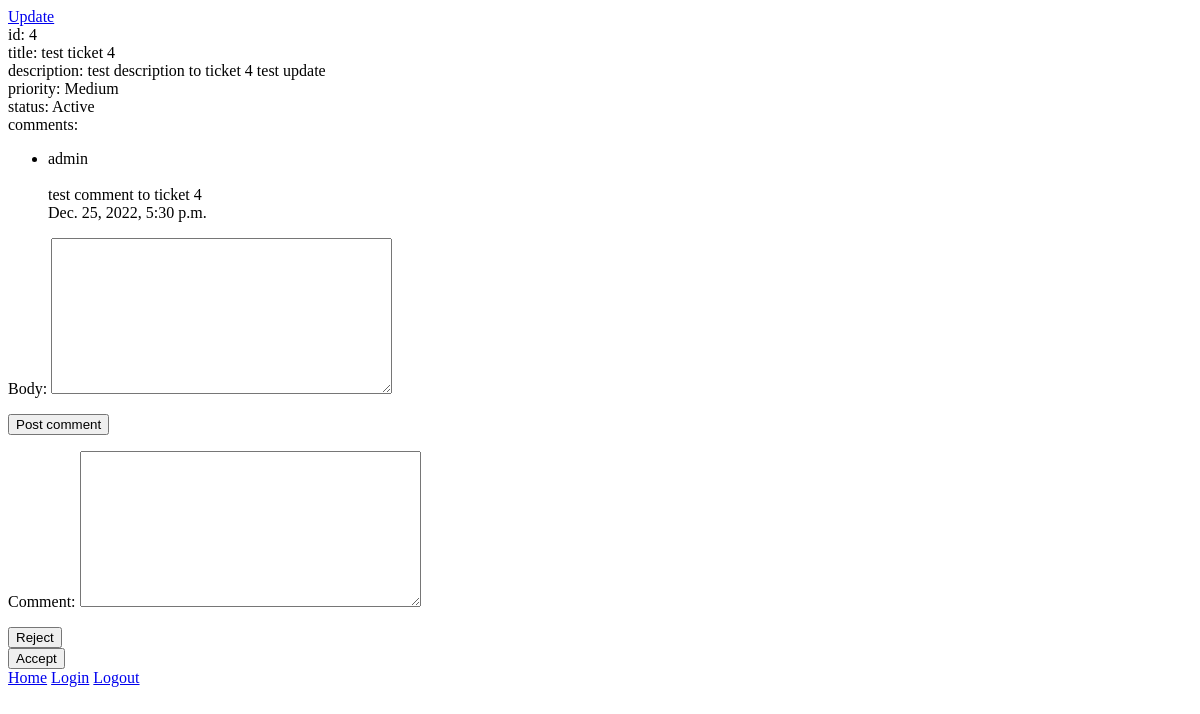
/ticket/4/ (signed in), run on an earlier commit of the app's database.
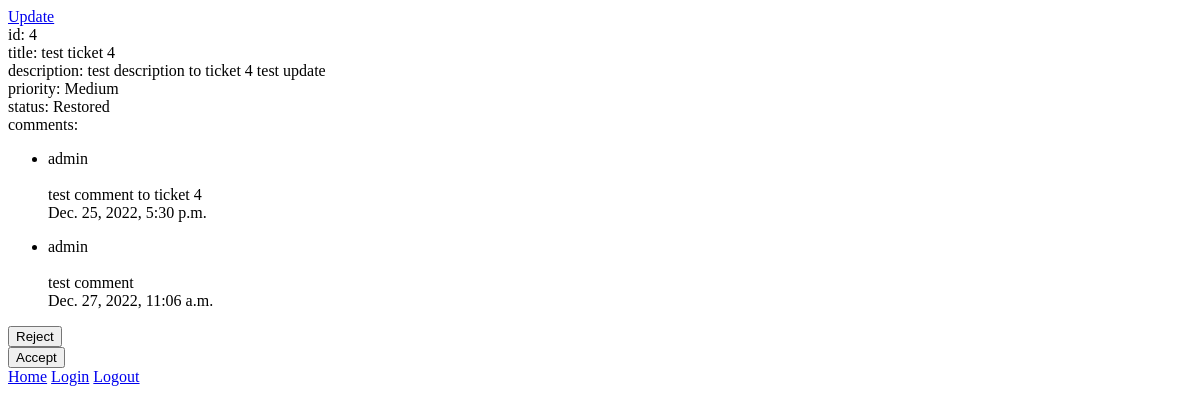
And on a later commit of the database.
### helpdesk/models.py (models this page shows, shortened)
class Ticket(models.Model):
    HIGH_PRIORITY = 1
    MEDIUM_PRIORITY = 2
    LOW_PRIORITY = 3
    PRIORITY_CHOICES = [
        (HIGH_PRIORITY, 'High'),
        (MEDIUM_PRIORITY, 'Medium'),
        (LOW_PRIORITY, 'Low'),
    ]
    ACTIVE_STATUS = 1
    PROCESSED_STATUS = 2
    REJECTED_STATUS = 3
    RESTORED_STATUS = 4
    COMPLETED_STATUS = 5
    STATUS_CHOICES = [
        (ACTIVE_STATUS, 'Active'),
        (PROCESSED_STATUS, 'Processed'),
        (REJECTED_STATUS, 'Rejected'),
        (RESTORED_STATUS, 'Restored'),
        (COMPLETED_STATUS, 'Completed'),
    ]
    user = models.ForeignKey(CustomUser, related_name='tickets', on_delete=models.CASCADE)
    title = models.CharField(max_length=100)
    description = models.TextField()
    priority = models.PositiveSmallIntegerField(choices=PRIORITY_CHOICES, default=MEDIUM_PRIORITY)
    status = models.PositiveSmallIntegerField(choices=STATUS_CHOICES, default=ACTIVE_STATUS)
    created = models.DateTimeField(auto_now_add=True)
    class Meta:
        ordering = ['created']
        verbose_name = 'ticket'
        verbose_name_plural = 'tickets'

class Comment(models.Model):
    DISCUSSION_TOPIC = 1
    REJECT_TOPIC = 2
    RESTORE_TOPIC = 3
    TOPIC_CHOICES = [
        (DISCUSSION_TOPIC, 'Discussion'),
        (REJECT_TOPIC, 'Reject'),
        (RESTORE_TOPIC, 'Restore'),
    ]
    author = models.ForeignKey(CustomUser, related_name='comments', on_delete=models.CASCADE)
    ticket = models.ForeignKey(Ticket, related_name='comments', on_delete=models.CASCADE)
    topic = models.PositiveSmallIntegerField(choices=TOPIC_CHOICES, default=DISCUSSION_TOPIC)
    body = models.TextField()
    created = models.DateTimeField(auto_now_add=True)
    class Meta:
        ordering = ['ticket', 'created']
        verbose_name = 'comment'
        verbose_name_plural = 'comments'
    def __str__(self):
        return self.body

class CustomUser(AbstractUser):
    first_name = models.CharField('first name', max_length=150)
    last_name = models.CharField('last name', max_length=150)
    email = models.EmailField(unique=True)
    REQUIRED_FIELDS = ['first_name', 'last_name', 'email']

### helpdesk/views.py (the view)
# urls.py: path('ticket/<int:pk>/', TicketDetailView.as_view(), name='detail_ticket'),
class TicketDetailView(LoginRequiredMixin, DetailView):
    login_url = reverse_lazy('login')
    model = Ticket
    template_name = 'helpdesk/ticket_detail.html'
    comment_form = CommentCreateForm
    accept_form = ChangeStatusForm(initial={'status': Ticket.PROCESSED_STATUS})
    reject_form = ChangeStatusForm(initial={'status': Ticket.REJECTED_STATUS})
    complete_form = ChangeStatusForm(initial={'status': Ticket.COMPLETED_STATUS})
    restore_form = ChangeStatusForm(initial={'status': Ticket.RESTORED_STATUS})
    def get_context_data(self, **kwargs):
        context = super().get_context_data(**kwargs)
        ticket_status = self.object.status
        user_is_admin = self.request.user.is_staff
        if ticket_status == Ticket.ACTIVE_STATUS:
            context['comment_form'] = self.comment_form
        if ticket_status in [Ticket.ACTIVE_STATUS, Ticket.RESTORED_STATUS] and user_is_admin:
            self.accept_form.fields['comment'].widget = forms.HiddenInput()
            context['accept_form'] = self.accept_form
            reject_form = self.reject_form
            if ticket_status == Ticket.ACTIVE_STATUS:
                reject_form.fields['comment'].required = True
                context['reject_form'] = reject_form
            elif ticket_status == Ticket.RESTORED_STATUS:
                reject_form.fields['comment'].widget = forms.HiddenInput()
                context['reject_form'] = reject_form
        if ticket_status == Ticket.PROCESSED_STATUS and user_is_admin:
            self.complete_form.fields['comment'].widget = forms.HiddenInput()
            context['complete_form'] = self.complete_form
        if ticket_status == Ticket.REJECTED_STATUS and not user_is_admin:
            context['restore_form'] = self.restore_form
        return context

### helpdesk/forms.py
class ChangeStatusForm(forms.ModelForm):
    comment = forms.CharField(required=False, widget=forms.Textarea)
    class Meta:
        model = Ticket
        fields = ['status']
        widgets = {
            'status': HiddenInput(),
        }

### helpdesk/templates/helpdesk/ticket_detail.html (shortened to what this page needs)
{% extends 'helpdesk/base.html' %}
{% block content %}
    <a href="{% url 'update_ticket' ticket.id %}">Update</a>
    <br>
    id: {{ ticket.id }}
    <br>
    title: {{ ticket.title }}
    <br>
    description: {{ ticket.description }}
    <br>
    priority: {{ ticket.get_priority_display }}
    <br>
    status: {{ ticket.get_status_display }}
    <br>
    comments:
    {% for comment in ticket.comments.all%}
        <ul>
            <li>{{ comment.author }}</li>
        <br>
        {{ comment }}
        <br>
        {{ comment.created }}
        </ul>
    {% endfor %}
    {% if comment_form %}
    <form action="{% url 'add_comment' ticket.id %}" method="post">
        {{ comment_form.as_p }}
        <button type="submit" ><span>Post comment</span></button>
    </form>
    {% endif %}
    {% if reject_form %}
    <form action="{% url 'change_status' ticket.id %}" method="post">
        {{ reject_form.as_p }}
        <button type="submit" ><span>Reject</span></button>
    </form>
    {% endif %}
    {% if accept_form %}
    <form action="{% url 'change_status' ticket.id %}" method="post">
        <button type="submit" ><span>Accept</span></button>
    </form>
    {% endif %}
{% endblock %}

What changed in the data, as far as the page shows it:
changed Ticket "test ticket 4": status "Active" → "Restored"
added Comment: author "admin", body "test comment", created "Dec. 27, 2022, 11:06 a.m."
Also different on the page:
text no longer shown: "Body: Post comment Comment:"
